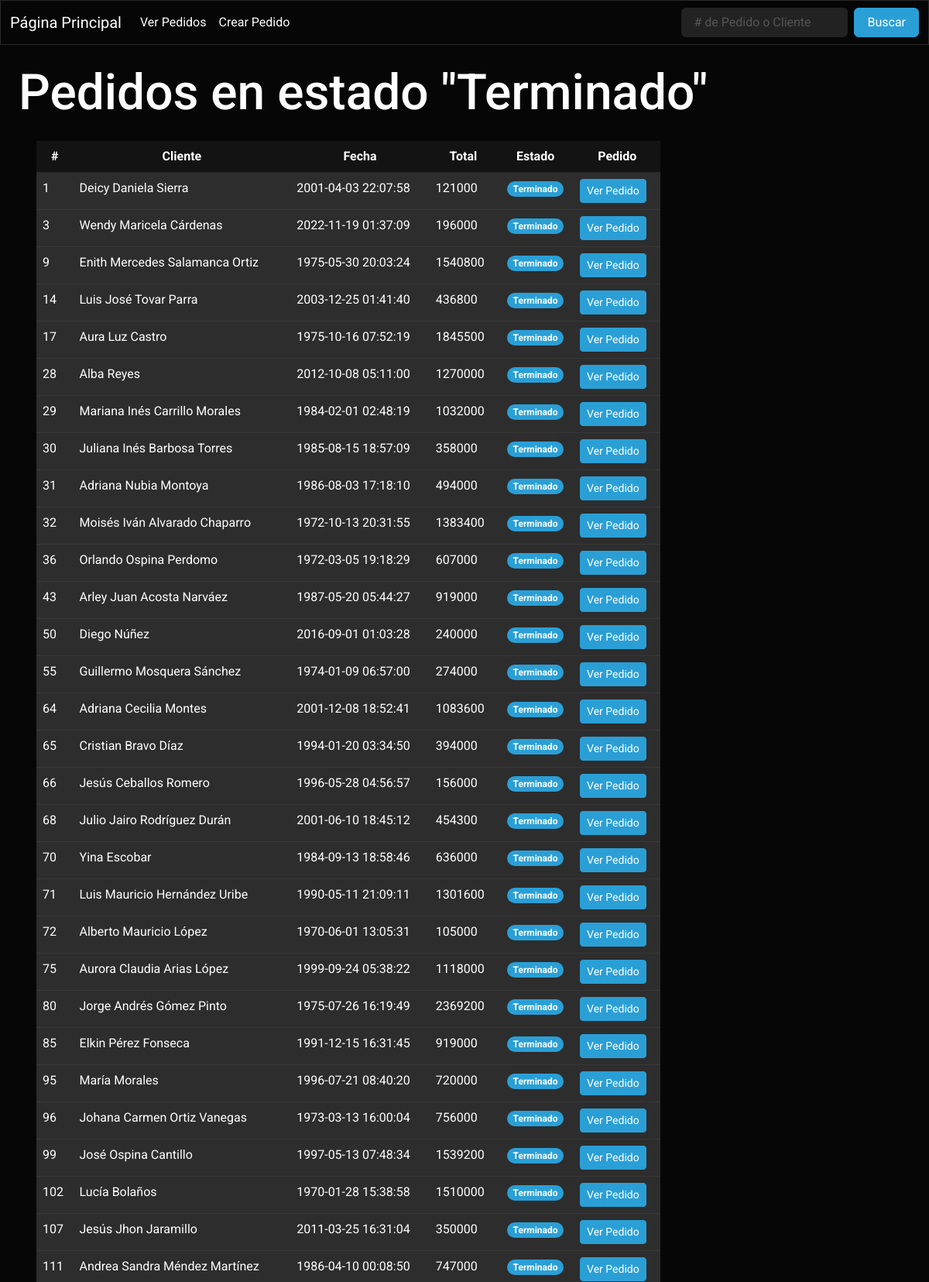
Screenshot of /estado/Terminado (upper part) with the database file from the repository.
### tables this page shows
CREATE TABLE "Pedidos" (
	"id"	INTEGER NOT NULL UNIQUE,
	"cliente"	TEXT NOT NULL,
	"fecha"	TEXT NOT NULL,
	"total"	NUMERIC NOT NULL DEFAULT 0,
	"estado"	TEXT NOT NULL DEFAULT 'Pendiente',
	"comentarios"	TEXT,
	PRIMARY KEY("id" AUTOINCREMENT)
);

### app.py (the view)
@app.route('/estado/<estado>') # Ruta que muestra todos los pedidos que se encuentran en un estado indicado.
def verEstado(estado):
    query = f'SELECT * FROM Pedidos WHERE estado = "{estado}"' # Solicitud a realizar.
    pedidos = consultarQuery(query) # Ejecutar una solicitud SQL, guardar el resultado en una variable.
    if pedidos: # Sí la consulta arroja resultados.
        datos = { # Datos a mostrar en la página.
            'pestaña': f'Estado "{estado}"',
            'titulo': f'Pedidos en estado "{estado}"',
            'pedidos': consultarQuery(query)
            }
        return render_template('pedidos.html', datos=datos) # Devuelve la plantilla html y una variable con los pedidos.
    else: # Sí la consulta no arroja resultados.
        flash(['No se han encontrado pedidos con el estado ', f'{estado}'], 'Rojo') # Se envía un mensaje, la categoría del mensaje y un dato a la próxima página en mostrarse.
        return redirect(url_for('index')) # Se redirige al usuario a la ruta '/'.

### app.py (called while the page is built)
def crearCursor(database): # Genera un objeto cursor a traves de una base de datos.
    conn = None
    try: # Intenta conectarse a la base de datos.
        conn = sql.connect(database) # Establece conexión con la base de datos, y en caso de no existir, la crea.
    except sql.Error as error: # En caso de no lograr conectar a la DB mostrará el error por pantalla.
        print(error)
    finally: # En caso de lograr conectar, generará el objeto cursor y lo devolverá a traves de return.
        if conn:
            cursor = conn.cursor()
            return cursor, conn # Devuelve el objeto cursor y el objeto conn para cerrar la conexión a la base de datos al final.

def consultarQuery(query): # Función que realiza una consulta tomando como argumento una query SQL.
    cursor, conn = crearCursor(database) # Creando cursor y conexión con la base de datos.
    cursor.execute(query) # Ejecutar una solicitud con el cursor.
    respuesta = cursor.fetchall() # Se vuelcan los datos en una variable.
    conn.commit() # Aplicar cambios.
    conn.close() # Cerrar conexión.
    return respuesta # Se devuelven los datos recolectados.

### templates/pedidos.html (shortened to what this page needs)
{% extends "navbar.html" %}
{% block content %}
<div id="pagina">
    <h1>{{ datos['titulo'] }}</h1>
    <table class="table table-hover" id="tabla">
        <thead>
            <tr>
                <th scope="col" class="text-center">#</th>
                <th scope="col" class="text-center">Cliente</th>
                <th scope="col" class="text-center">Fecha</th>
                <th scope="col" class="text-center">Total</th>
                <th scope="col" class="text-center">Estado</th>
                <th scope="col" class="text-center">Pedido</th>
            </tr>
        </thead>
        <tbody>
            {% for pedido in datos['pedidos'] %}
            <tr class="table-light">
                <td>{{ pedido[0] }}</td>
                <td>{{ pedido[1] }}</td>
                <td>{{ pedido[2] }}</td>
                <td>{{ pedido[3] }}</td>
                {% if pedido[4] == 'Pendiente': %}
                <td class="text-center"><span class="badge rounded-pill bg-danger">{{ pedido[4] }}</span></td>
                {% elif pedido[4] == 'En Producción': %}
                <td class="text-center"><span class="badge rounded-pill bg-warning">{{ pedido[4] }}</span></td>
                {% elif pedido[4] == 'Terminado': %}
                <td class="text-center"><span class="badge rounded-pill bg-primary">{{ pedido[4] }}</span></td>
                {% elif pedido[4] == 'Entregado': %}
                <td class="text-center"><span class="badge rounded-pill bg-success">{{ pedido[4] }}</span></td>
                {% else: %}
                <td class="text-center"><span class="badge rounded-pill bg-dark">{{ pedido[4] }}</span></td>
                {% endif %}
                <td><a href="{{url_for('verPedido', id=pedido[0])}}" class="btn btn-primary btn-sm">Ver Pedido</a></td>
            </tr>
            {% endfor %}
        </tbody>
    </table>
</div>
{% endblock %}

### static/css/main.css (style rules this page uses)
body { font-family: system-ui, -apple-system, BlinkMacSystemFont, 'Segoe UI', Roboto, Oxygen, Ubuntu, Cantarell, 'Open Sans', 'Helvetica Neue', sans-serif; background-color: black; color: white; }
a { text-decoration: none !important; }
#pagina { margin: 2%; }
#tabla { margin: 2%; max-width: 70%; }

### rows the page displays
Pedidos: id "1", cliente "Deicy Daniela Sierra", fecha "2001-04-03 22:07:58", total "121000", estado "Terminado"
Pedidos: id "3", cliente "Wendy Maricela Cárdenas", fecha "2022-11-19 01:37:09", total "196000", estado "Terminado"
Pedidos: id "9", cliente "Enith Mercedes Salamanca Ortiz", fecha "1975-05-30 20:03:24", total "1540800", estado "Terminado"
Pedidos: id "14", cliente "Luis José Tovar Parra", fecha "2003-12-25 01:41:40", total "436800", estado "Terminado"
Pedidos: id "17", cliente "Aura Luz Castro", fecha "1975-10-16 07:52:19", total "1845500", estado "Terminado"
Pedidos: id "28", cliente "Alba Reyes", fecha "2012-10-08 05:11:00", total "1270000", estado "Terminado"
Pedidos: id "29", cliente "Mariana Inés Carrillo Morales", fecha "1984-02-01 02:48:19", total "1032000", estado "Terminado"
Pedidos: id "30", cliente "Juliana Inés Barbosa Torres", fecha "1985-08-15 18:57:09", total "358000", estado "Terminado"
Pedidos: id "31", cliente "Adriana Nubia Montoya", fecha "1986-08-03 17:18:10", total "494000", estado "Terminado"
Pedidos: id "32", cliente "Moisés Iván Alvarado Chaparro", fecha "1972-10-13 20:31:55", total "1383400", estado "Terminado"
Pedidos: id "36", cliente "Orlando Ospina Perdomo", fecha "1972-03-05 19:18:29", total "607000", estado "Terminado"
Pedidos: id "43", cliente "Arley Juan Acosta Narváez", fecha "1987-05-20 05:44:27", total "919000", estado "Terminado"
Pedidos: id "50", cliente "Diego Núñez", fecha "2016-09-01 01:03:28", total "240000", estado "Terminado"
Pedidos: id "55", cliente "Guillermo Mosquera Sánchez", fecha "1974-01-09 06:57:00", total "274000", estado "Terminado"
Pedidos: id "64", cliente "Adriana Cecilia Montes", fecha "2001-12-08 18:52:41", total "1083600", estado "Terminado"
Pedidos: id "65", cliente "Cristian Bravo Díaz", fecha "1994-01-20 03:34:50", total "394000", estado "Terminado"
Pedidos: id "66", cliente "Jesús Ceballos Romero", fecha "1996-05-28 04:56:57", total "156000", estado "Terminado"
Pedidos: id "68", cliente "Julio Jairo Rodríguez Durán", fecha "2001-06-10 18:45:12", total "454300", estado "Terminado"
Pedidos: id "70", cliente "Yina Escobar", fecha "1984-09-13 18:58:46", total "636000", estado "Terminado"
Pedidos: id "71", cliente "Luis Mauricio Hernández Uribe", fecha "1990-05-11 21:09:11", total "1301600", estado "Terminado"
Pedidos: id "72", cliente "Alberto Mauricio López", fecha "1970-06-01 13:05:31", total "105000", estado "Terminado"
Pedidos: id "75", cliente "Aurora Claudia Arias López", fecha "1999-09-24 05:38:22", total "1118000", estado "Terminado"
Pedidos: id "80", cliente "Jorge Andrés Gómez Pinto", fecha "1975-07-26 16:19:49", total "2369200", estado "Terminado"
Pedidos: id "85", cliente "Elkin Pérez Fonseca", fecha "1991-12-15 16:31:45", total "919000", estado "Terminado"
Pedidos: id "95", cliente "María Morales", fecha "1996-07-21 08:40:20", total "720000", estado "Terminado"
Pedidos: id "96", cliente "Johana Carmen Ortiz Vanegas", fecha "1973-03-13 16:00:04", total "756000", estado "Terminado"
Pedidos: id "99", cliente "José Ospina Cantillo", fecha "1997-05-13 07:48:34", total "1539200", estado "Terminado"
Pedidos: id "102", cliente "Lucía Bolaños", fecha "1970-01-28 15:38:58", total "1510000", estado "Terminado"
Pedidos: id "107", cliente "Jesús Jhon Jaramillo", fecha "2011-03-25 16:31:04", total "350000", estado "Terminado"
Pedidos: id "111", cliente "Andrea Sandra Méndez Martínez", fecha "1986-04-10 00:08:50", total "747000", estado "Terminado"

### other values shown
{{ datos['titulo'] }} "Pedidos en estado \"Terminado\""
